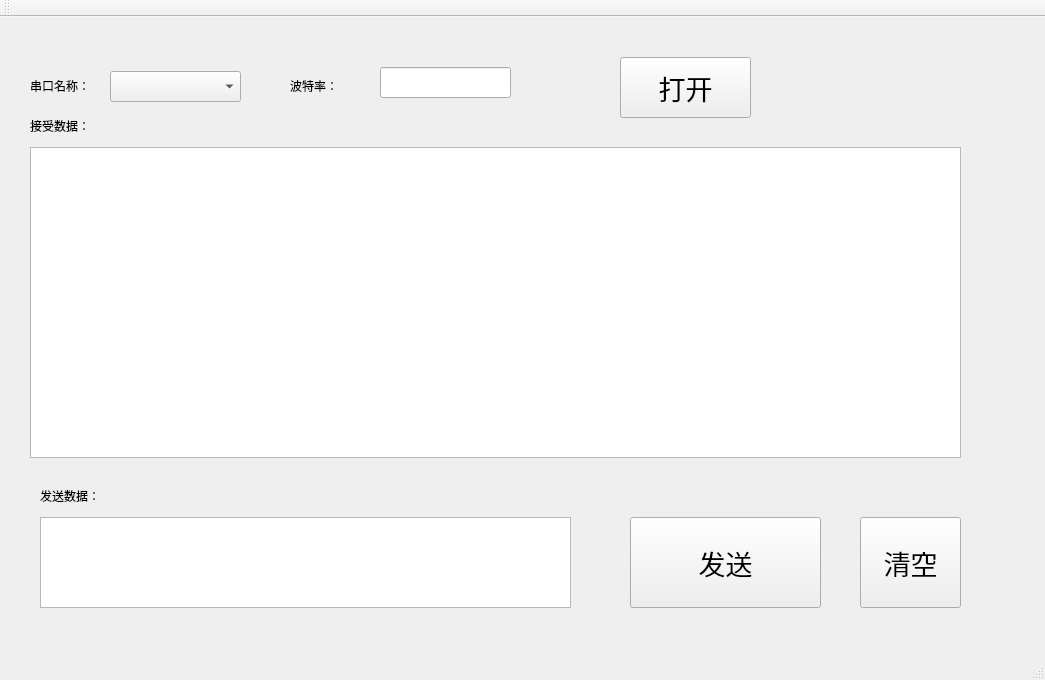
<?xml version="1.0" encoding="UTF-8"?>
<ui version="4.0">
 <class>MainWindow</class>
 <widget class="QMainWindow" name="MainWindow">
  <property name="geometry">
   <rect>
    <x>0</x>
    <y>0</y>
    <width>1045</width>
    <height>680</height>
   </rect>
  </property>
  <property name="windowTitle">
   <string>MainWindow</string>
  </property>
  <widget class="QWidget" name="centralWidget">
   <widget class="QLabel" name="label">
    <property name="geometry">
     <rect>
      <x>30</x>
      <y>60</y>
      <width>67</width>
      <height>17</height>
     </rect>
    </property>
    <property name="text">
     <string>串口名称：</string>
    </property>
   </widget>
   <widget class="QLabel" name="label_2">
    <property name="geometry">
     <rect>
      <x>290</x>
      <y>60</y>
      <width>67</width>
      <height>17</height>
     </rect>
    </property>
    <property name="text">
     <string>波特率：</string>
    </property>
   </widget>
   <widget class="QPushButton" name="btnOpenSerialPort">
    <property name="geometry">
     <rect>
      <x>620</x>
      <y>40</y>
      <width>131</width>
      <height>61</height>
     </rect>
    </property>
    <property name="font">
     <font>
      <pointsize>20</pointsize>
     </font>
    </property>
    <property name="text">
     <string>打开</string>
    </property>
   </widget>
   <widget class="QTextBrowser" name="textReadData">
    <property name="geometry">
     <rect>
      <x>30</x>
      <y>130</y>
      <width>931</width>
      <height>311</height>
     </rect>
    </property>
   </widget>
   <widget class="QLabel" name="label_3">
    <property name="geometry">
     <rect>
      <x>30</x>
      <y>100</y>
      <width>67</width>
      <height>17</height>
     </rect>
    </property>
    <property name="text">
     <string>接受数据：</string>
    </property>
   </widget>
   <widget class="QLabel" name="label_4">
    <property name="geometry">
     <rect>
      <x>40</x>
      <y>470</y>
      <width>67</width>
      <height>17</height>
     </rect>
    </property>
    <property name="text">
     <string>发送数据：</string>
    </property>
   </widget>
   <widget class="QPushButton" name="btnWriteData">
    <property name="geometry">
     <rect>
      <x>630</x>
      <y>500</y>
      <width>191</width>
      <height>91</height>
     </rect>
    </property>
    <property name="font">
     <font>
      <pointsize>20</pointsize>
     </font>
    </property>
    <property name="text">
     <string>发送</string>
    </property>
   </widget>
   <widget class="QComboBox" name="cbSerialPortIndex">
    <property name="geometry">
     <rect>
      <x>110</x>
      <y>54</y>
      <width>131</width>
      <height>31</height>
     </rect>
    </property>
    <property name="currentText">
     <string/>
    </property>
   </widget>
   <widget class="QLineEdit" name="leSerialPortBaudRate">
    <property name="geometry">
     <rect>
      <x>380</x>
      <y>50</y>
      <width>131</width>
      <height>31</height>
     </rect>
    </property>
    <property name="text">
     <string/>
    </property>
   </widget>
   <widget class="QTextEdit" name="teWriteData">
    <property name="geometry">
     <rect>
      <x>40</x>
      <y>500</y>
      <width>531</width>
      <height>91</height>
     </rect>
    </property>
   </widget>
   <widget class="QPushButton" name="btnClearReadData">
    <property name="geometry">
     <rect>
      <x>860</x>
      <y>500</y>
      <width>101</width>
      <height>91</height>
     </rect>
    </property>
    <property name="font">
     <font>
      <pointsize>20</pointsize>
     </font>
    </property>
    <property name="text">
     <string>清空</string>
    </property>
   </widget>
  </widget>
  <widget class="QMenuBar" name="menuBar">
   <property name="geometry">
    <rect>
     <x>0</x>
     <y>0</y>
     <width>1045</width>
     <height>22</height>
    </rect>
   </property>
  </widget>
  <widget class="QToolBar" name="mainToolBar">
   <attribute name="toolBarArea">
    <enum>TopToolBarArea</enum>
   </attribute>
   <attribute name="toolBarBreak">
    <bool>false</bool>
   </attribute>
  </widget>
  <widget class="QStatusBar" name="statusBar"/>
 </widget>
 <layoutdefault spacing="6" margin="11"/>
 <resources/>
 <connections/>
</ui>
